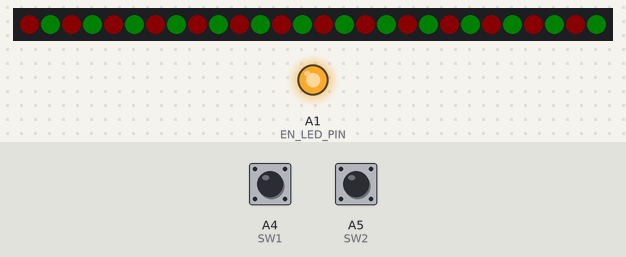
Recording of a sketch running on a simulated Arduino Nano, built with avr-gcc and run on an emulated ATmega328P. Shown: 28 RGB LEDs in strip order, left to right, output pins drawn as LEDs (lit = HIGH). Inputs (shaded band) come from the test bench; at power-on: A4 (SW1) HIGH, A5 (SW2) HIGH. Dim RGB values are drawn brighter than linear.

Above: at 3.2 s.
3.3 s: A4 (SW1) pulled LOW for 0.15 s
At 3.8 s:
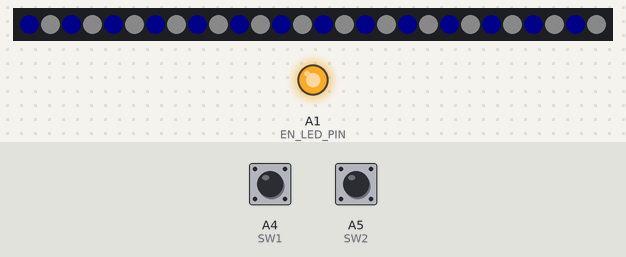
4.9 s: A5 (SW2) pulled LOW for 0.15 s
6.5 s: A4 (SW1) pulled LOW for 1 s
At 7.9 s:
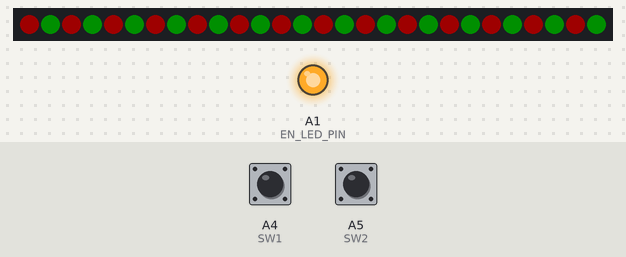
9.0 s: A5 (SW2) pulled LOW for 1 s
Timing chart, 0 to 12.0 s (numbered marks = the images above; inputs shaded):
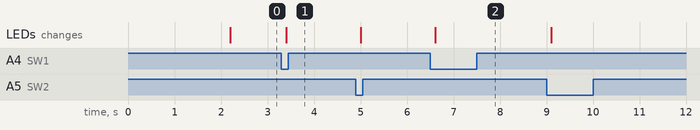

Measured:
- after the input at 3.3 s, the LEDs: change after 0.10 s (image 1)
- after the input at 6.5 s, the LEDs: change after 0.11 s (image 2)

The sketch:

horloge_met_knoppen.ino
```cpp
#include <FastLED.h>

#define LED_PIN A2
#define NUM_LEDS 28
#define EN_LED_PIN A1
#define BRIGHTNESS 10
#define LED_TYPE WS2812B
#define COLOR_ORDER GRB
#define SW1 A4
#define SW4 A7
#define SW3 A6
#define SW2 A5
#define BLINK_INTERVAL 500
#define ANIMATION_INTERVAL 100

CRGB leds[NUM_LEDS];
bool StateSW1 = false;
bool lastStateSW1 = false;
bool StateSW4 = false;
bool lastStateSW4 = false;
bool StateSW3 = false;
bool lastStateSW3 = false;
bool StateSW2 = false;
bool lastStateSW2 = false;
bool colorModus = false;
bool blinkMode = false;
bool animationMode = false;
unsigned long lastBlinkTime = 0;
bool blinkState = false;
unsigned long lastAnimationTime = 0;
int animationPos = 0;
bool animationDirection = true;
uint8_t brightness = BRIGHTNESS;

void setup() {
  FastLED.addLeds<LED_TYPE, LED_PIN, COLOR_ORDER>(leds, NUM_LEDS).setCorrection(TypicalLEDStrip);
  FastLED.setBrightness(BRIGHTNESS);
  pinMode(EN_LED_PIN, OUTPUT);
  digitalWrite(EN_LED_PIN, HIGH);
  pinMode(SW1, INPUT_PULLUP);
  pinMode(SW3, INPUT_PULLUP);
  pinMode(SW4, INPUT_PULLUP);
  pinMode(SW2, INPUT_PULLUP);
  delay(2000);
}

void loop() {
  bool waardeSW1 = digitalRead(SW1);
  if (waardeSW1 != lastStateSW1) {
    delay(100);
    waardeSW1 = digitalRead(SW1);
    if (waardeSW1 == LOW && lastStateSW1 == HIGH) {
      colorModus = !colorModus;
    }
  }
  lastStateSW1 = waardeSW1;

  bool waardeSW2 = digitalRead(SW2);
  if (waardeSW2 != lastStateSW2) {
    delay(100);
    waardeSW2 = digitalRead(SW2);
    if (waardeSW2 == LOW && lastStateSW2 == HIGH) {
      if (brightness < 255 - 20) brightness += 20;
      else brightness = 20;
      FastLED.setBrightness(brightness);
    }
  }
  lastStateSW2 = waardeSW2;

  bool waardeSW3 = digitalRead(SW3);
  if (waardeSW3 != lastStateSW3) {
    delay(100);
    waardeSW3 = digitalRead(SW3);
    if (waardeSW3 == LOW && lastStateSW3 == HIGH) {
      animationMode = !animationMode;
      if (animationMode) blinkMode = false;
    }
  }
  lastStateSW3 = waardeSW3;

  bool waardeSW4 = digitalRead(SW4);
  if (waardeSW4 != lastStateSW4) {
    delay(100);
    waardeSW4 = digitalRead(SW4);
    if (waardeSW4 == LOW && lastStateSW4 == HIGH) {
      blinkMode = !blinkMode;
      if (blinkMode) animationMode = false;
    }
  }
  lastStateSW4 = waardeSW4;

  if (blinkMode) {
    if (millis() - lastBlinkTime >= BLINK_INTERVAL) {
      blinkState = !blinkState;
      lastBlinkTime = millis();
    }
    for (int i = 0; i < NUM_LEDS; i++) {
      if (blinkState) {
        leds[i] = (i % 2 == 0) ? (colorModus ? CRGB::Blue : CRGB::Red) : CRGB::Black;
      } else {
        leds[i] = (i % 2 == 0) ? CRGB::Black : (colorModus ? CRGB::White : CRGB::Green);
      }
    }
  } else if (animationMode) {
    if (millis() - lastAnimationTime >= ANIMATION_INTERVAL) {
      if (animationDirection) {
        animationPos++;
        if (animationPos >= NUM_LEDS - 1) animationDirection = false;
      } else {
        animationPos--;
        if (animationPos <= 0) animationDirection = true;
      }
      lastAnimationTime = millis();
    }
    for (int i = 0; i < NUM_LEDS; i++) {
      leds[i] = (i == animationPos) ? (colorModus ? CRGB::Blue : CRGB::Red) : CRGB::Black;
    }
  } else {
    for (int i = 0; i < NUM_LEDS; i++) {
      if (colorModus) {
        leds[i] = (i % 2 == 0) ? CRGB::Blue : CRGB::White;
      } else {
        leds[i] = (i % 2 == 0) ? CRGB::Red : CRGB::Green;
      }
    }
  }
  FastLED.show();
  delay(10);
}
```
